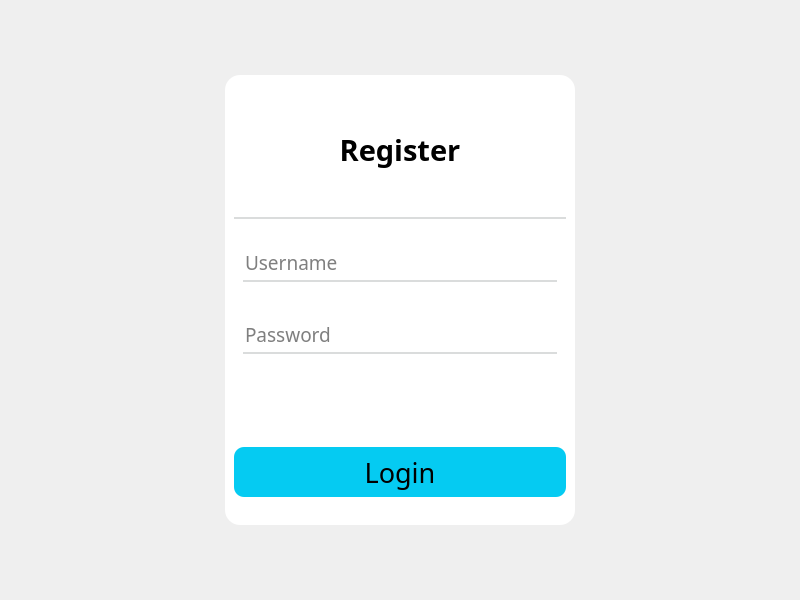
<?xml version="1.0" encoding="UTF-8"?>
<ui version="4.0">
 <class>MainWindow</class>
 <widget class="QMainWindow" name="MainWindow">
  <property name="geometry">
   <rect>
    <x>0</x>
    <y>0</y>
    <width>800</width>
    <height>600</height>
   </rect>
  </property>
  <property name="windowTitle">
   <string>MainWindow</string>
  </property>
  <property name="styleSheet">
   <string notr="true"/>
  </property>
  <widget class="QWidget" name="centralwidget">
   <property name="styleSheet">
    <string notr="true"/>
   </property>
   <widget class="QWidget" name="horizontalWidget" native="true">
    <property name="geometry">
     <rect>
      <x>0</x>
      <y>0</y>
      <width>800</width>
      <height>600</height>
     </rect>
    </property>
    <property name="sizePolicy">
     <sizepolicy hsizetype="Preferred" vsizetype="Preferred">
      <horstretch>60</horstretch>
      <verstretch>60</verstretch>
     </sizepolicy>
    </property>
    <property name="focusPolicy">
     <enum>Qt::ClickFocus</enum>
    </property>
    <property name="styleSheet">
     <string notr="true">background-image: url(&quot;D:/Python/PyQt/oxford_words/fon.png&quot;);
background-repeat: no-repeat;
background-position: center center;
background-attachment: fixed;
background-clip: padding-box</string>
    </property>
    <layout class="QHBoxLayout" name="horizontalLayout">
     <property name="spacing">
      <number>1</number>
     </property>
     <item>
      <widget class="QWidget" name="verticalWidget" native="true">
       <property name="sizePolicy">
        <sizepolicy hsizetype="Maximum" vsizetype="Maximum">
         <horstretch>0</horstretch>
         <verstretch>0</verstretch>
        </sizepolicy>
       </property>
       <property name="maximumSize">
        <size>
         <width>350</width>
         <height>450</height>
        </size>
       </property>
       <property name="styleSheet">
        <string notr="true">background: white;
border-radius: 15px;</string>
       </property>
       <layout class="QVBoxLayout" name="verticalLayout">
        <property name="spacing">
         <number>1</number>
        </property>
        <item>
         <widget class="QLabel" name="loggin">
          <property name="maximumSize">
           <size>
            <width>16777215</width>
            <height>100</height>
           </size>
          </property>
          <property name="font">
           <font>
            <family>Century Gothic</family>
            <pointsize>22</pointsize>
            <weight>75</weight>
            <bold>true</bold>
           </font>
          </property>
          <property name="text">
           <string>Register</string>
          </property>
          <property name="alignment">
           <set>Qt::AlignCenter</set>
          </property>
         </widget>
        </item>
        <item>
         <widget class="QFrame" name="separator">
          <property name="maximumSize">
           <size>
            <width>16777215</width>
            <height>2</height>
           </size>
          </property>
          <property name="styleSheet">
           <string notr="true">background-color: rgb(218, 220, 220);</string>
          </property>
          <property name="frameShape">
           <enum>QFrame::StyledPanel</enum>
          </property>
          <property name="frameShadow">
           <enum>QFrame::Raised</enum>
          </property>
         </widget>
        </item>
        <item>
         <widget class="QWidget" name="usernameWidget" native="true">
          <property name="maximumSize">
           <size>
            <width>16777215</width>
            <height>55</height>
           </size>
          </property>
          <layout class="QVBoxLayout" name="username_layout">
           <property name="spacing">
            <number>0</number>
           </property>
           <item>
            <widget class="QLineEdit" name="username">
             <property name="maximumSize">
              <size>
               <width>16777215</width>
               <height>50</height>
              </size>
             </property>
             <property name="font">
              <font>
               <family>Century Gothic</family>
               <pointsize>14</pointsize>
              </font>
             </property>
             <property name="focusPolicy">
              <enum>Qt::ClickFocus</enum>
             </property>
             <property name="text">
              <string/>
             </property>
             <property name="alignment">
              <set>Qt::AlignLeading|Qt::AlignLeft|Qt::AlignVCenter</set>
             </property>
             <property name="placeholderText">
              <string>Username</string>
             </property>
             <property name="cursorMoveStyle">
              <enum>Qt::VisualMoveStyle</enum>
             </property>
            </widget>
           </item>
           <item>
            <widget class="QFrame" name="separator_2">
             <property name="maximumSize">
              <size>
               <width>16777215</width>
               <height>2</height>
              </size>
             </property>
             <property name="styleSheet">
              <string notr="true">background-color: rgb(218, 220, 220);</string>
             </property>
             <property name="frameShape">
              <enum>QFrame::StyledPanel</enum>
             </property>
             <property name="frameShadow">
              <enum>QFrame::Raised</enum>
             </property>
            </widget>
           </item>
          </layout>
         </widget>
        </item>
        <item>
         <widget class="QWidget" name="passwordWidget" native="true">
          <property name="maximumSize">
           <size>
            <width>16777215</width>
            <height>55</height>
           </size>
          </property>
          <layout class="QVBoxLayout" name="verticalLayout_2">
           <property name="spacing">
            <number>0</number>
           </property>
           <item>
            <widget class="QLineEdit" name="password">
             <property name="maximumSize">
              <size>
               <width>16777215</width>
               <height>50</height>
              </size>
             </property>
             <property name="font">
              <font>
               <family>Century Gothic</family>
               <pointsize>14</pointsize>
              </font>
             </property>
             <property name="focusPolicy">
              <enum>Qt::ClickFocus</enum>
             </property>
             <property name="styleSheet">
              <string notr="true"/>
             </property>
             <property name="text">
              <string/>
             </property>
             <property name="alignment">
              <set>Qt::AlignLeading|Qt::AlignLeft|Qt::AlignVCenter</set>
             </property>
             <property name="placeholderText">
              <string>Password</string>
             </property>
             <property name="cursorMoveStyle">
              <enum>Qt::LogicalMoveStyle</enum>
             </property>
            </widget>
           </item>
           <item>
            <widget class="QFrame" name="separator_3">
             <property name="maximumSize">
              <size>
               <width>16777215</width>
               <height>2</height>
              </size>
             </property>
             <property name="styleSheet">
              <string notr="true">background-color: rgb(218, 220, 220);</string>
             </property>
             <property name="frameShape">
              <enum>QFrame::StyledPanel</enum>
             </property>
             <property name="frameShadow">
              <enum>QFrame::Raised</enum>
             </property>
            </widget>
           </item>
          </layout>
         </widget>
        </item>
        <item>
         <widget class="QLabel" name="info_message">
          <property name="maximumSize">
           <size>
            <width>16777215</width>
            <height>50</height>
           </size>
          </property>
          <property name="font">
           <font>
            <family>Century Gothic</family>
            <pointsize>14</pointsize>
            <weight>75</weight>
            <bold>true</bold>
           </font>
          </property>
          <property name="styleSheet">
           <string notr="true">color: rgb(255, 126, 128);</string>
          </property>
          <property name="text">
           <string/>
          </property>
          <property name="alignment">
           <set>Qt::AlignCenter</set>
          </property>
         </widget>
        </item>
        <item>
         <widget class="QPushButton" name="loginButton">
          <property name="maximumSize">
           <size>
            <width>16777215</width>
            <height>50</height>
           </size>
          </property>
          <property name="font">
           <font>
            <family>Century Gothic</family>
            <pointsize>20</pointsize>
           </font>
          </property>
          <property name="focusPolicy">
           <enum>Qt::NoFocus</enum>
          </property>
          <property name="styleSheet">
           <string notr="true">background: #05cbf2;
border-radius: 10px;</string>
          </property>
          <property name="text">
           <string>Login</string>
          </property>
         </widget>
        </item>
       </layout>
      </widget>
     </item>
    </layout>
   </widget>
  </widget>
 </widget>
 <tabstops>
  <tabstop>loginButton</tabstop>
 </tabstops>
 <resources/>
 <connections/>
</ui>
